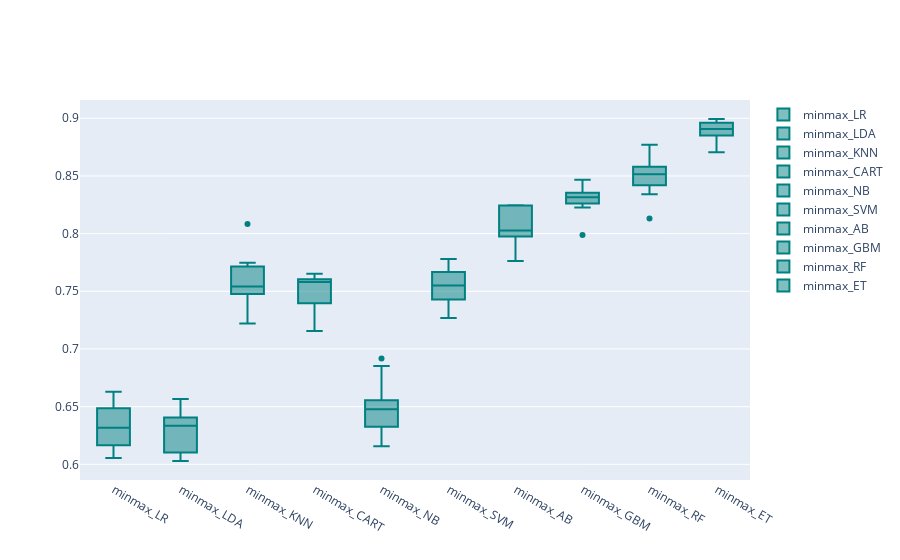

The notebook cell this image was saved under:
### Markdown cell above
## 4.1.3 MinMax标准化方法(第一次模型校正后的accuracy)

### Code cell
models = GetScaledModel('minmax')
names,results = BasedLine2(X_train_smo, y_train_smo, models)
PlotBoxR().PlotResult(names, results)

### Figure 1 — Plotly figure (JSON) as saved in the notebook; plotly's stock layout.template omitted (floating-point values rounded to 4 significant figures)
{"data": [{"marker": {"color": "rgb(0, 128, 128)"}, "name": "minmax_LR", "y": [0.6411, 0.6077, 0.6054, 0.6486, 0.6406, 0.6629, 0.6166, 0.623, 0.6166, 0.6502], "type": "box"}, {"marker": {"color": "rgb(0, 128, 128)"}, "name": "minmax_LDA", "y": [0.6396, 0.6029, 0.607, 0.6406, 0.639, 0.6565, 0.6214, 0.6278, 0.6102, 0.6422], "type": "box"}, {"marker": {"color": "rgb(0, 128, 128)"}, "name": "minmax_KNN", "y": [0.7432, 0.7544, 0.7716, 0.754, 0.8083, 0.754, 0.722, 0.7652, 0.7476, 0.7748], "type": "box"}, {"marker": {"color": "rgb(0, 128, 128)"}, "name": "minmax_CART", "y": [0.764, 0.7352, 0.7396, 0.7572, 0.7604, 0.7588, 0.7604, 0.7652, 0.7492, 0.7157], "type": "box"}, {"marker": {"color": "rgb(0, 128, 128)"}, "name": "minmax_NB", "y": [0.6156, 0.6555, 0.6518, 0.655, 0.6853, 0.6326, 0.6374, 0.623, 0.6438, 0.6917], "type": "box"}, {"marker": {"color": "rgb(0, 128, 128)"}, "name": "minmax_SVM", "y": [0.7512, 0.7432, 0.7588, 0.7428, 0.7684, 0.778, 0.7604, 0.7364, 0.7268, 0.7668], "type": "box"}, {"marker": {"color": "rgb(0, 128, 128)"}, "name": "minmax_AB", "y": [0.7974, 0.8246, 0.8019, 0.7764, 0.8243, 0.8083, 0.7907, 0.8243, 0.7987, 0.8035], "type": "box"}, {"marker": {"color": "rgb(0, 128, 128)"}, "name": "minmax_GBM", "y": [0.8325, 0.8262, 0.8355, 0.7987, 0.8466, 0.8227, 0.8323, 0.8307, 0.8403, 0.8291], "type": "box"}, {"marker": {"color": "rgb(0, 128, 128)"}, "name": "minmax_RF", "y": [0.8341, 0.8581, 0.8482, 0.8131, 0.869, 0.8546, 0.8546, 0.877, 0.8482, 0.8419], "type": "box"}, {"marker": {"color": "rgb(0, 128, 128)"}, "name": "minmax_ET", "y": [0.8836, 0.8931, 0.8882, 0.8706, 0.8962, 0.8866, 0.8962, 0.8994, 0.885, 0.8962], "type": "box"}], "layout": {}}
